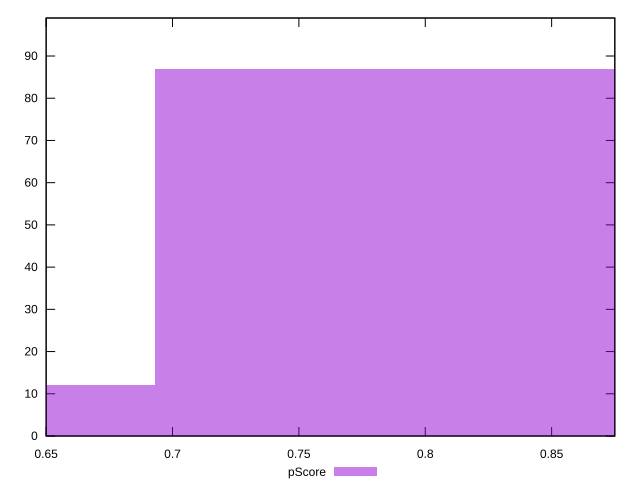

Recreate this plot in gnuplot.
reset

$pScore <<EOF
0.79207164343317 87
0.5940537325748776 12
EOF

set key outside below
set boxwidth 0.1980179108582925
set xrange [0.65:0.875]
set yrange [0:99]
set trange [0:99]
set style fill transparent solid 0.5 noborder
set terminal svg size 640, 490 enhanced background rgb 'white'
set output "reports/report_00030_2021-02-24T20-42-31.540Z/uses-text-compression/samples/card/pScore/histogram.svg"

plot $pScore title "pScore" with boxes

reset
